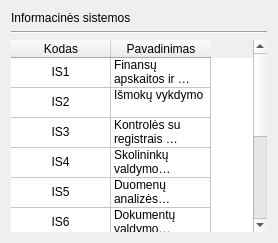
          <widget class="QWidget" name="is_tab">
           <attribute name="title">
            <string>Informacinės sistemos</string>
           </attribute>
           <layout class="QVBoxLayout" name="verticalLayout_4">
            <item>
             <widget class="QLabel" name="label_3">
              <property name="text">
               <string>Informacinės sistemos</string>
              </property>
             </widget>
            </item>
            <item>
             <widget class="Line" name="line_3">
              <property name="orientation">
               <enum>Qt::Horizontal</enum>
              </property>
             </widget>
            </item>
            <item>
             <widget class="QTableWidget" name="tableWidget_3">
              <property name="enabled">
               <bool>true</bool>
              </property>
              <property name="minimumSize">
               <size>
                <width>0</width>
                <height>0</height>
               </size>
              </property>
              <property name="frameShape">
               <enum>QFrame::NoFrame</enum>
              </property>
              <attribute name="horizontalHeaderHighlightSections">
               <bool>true</bool>
              </attribute>
              <attribute name="verticalHeaderVisible">
               <bool>false</bool>
              </attribute>
              <row>
               <property name="text">
                <string>1.</string>
               </property>
              </row>
              <row>
               <property name="text">
                <string>2.</string>
               </property>
              </row>
              <row>
               <property name="text">
                <string>3.</string>
               </property>
              </row>
              <row>
               <property name="text">
                <string>4.</string>
               </property>
              </row>
              <row>
               <property name="text">
                <string>5.</string>
               </property>
              </row>
              <row>
               <property name="text">
                <string>New Row</string>
               </property>
              </row>
              <row>
               <property name="text">
                <string>New Row</string>
               </property>
              </row>
              <row>
               <property name="text">
                <string>New Row</string>
               </property>
              </row>
              <row>
               <property name="text">
                <string>New Row</string>
               </property>
              </row>
              <row>
               <property name="text">
                <string>New Row</string>
               </property>
              </row>
              <column>
               <property name="text">
                <string>Kodas</string>
               </property>
               <property name="textAlignment">
                <set>AlignHCenter|AlignVCenter|AlignCenter</set>
               </property>
              </column>
              <column>
               <property name="text">
                <string>Pavadinimas</string>
               </property>
              </column>
              <item row="0" column="0">
               <property name="text">
                <string>IS1</string>
               </property>
               <property name="textAlignment">
                <set>AlignHCenter|AlignVCenter|AlignCenter</set>
               </property>
              </item>
              <item row="0" column="1">
               <property name="text">
                <string>Finansų apskaitos ir valdymo
</string>
               </property>
              </item>
              <item row="1" column="0">
               <property name="text">
                <string>IS2</string>
               </property>
               <property name="textAlignment">
                <set>AlignHCenter|AlignVCenter|AlignCenter</set>
               </property>
              </item>
              <item row="1" column="1">
               <property name="text">
                <string>Išmokų vykdymo
</string>
               </property>
              </item>
              <item row="2" column="0">
               <property name="text">
                <string>IS3</string>
               </property>
               <property name="textAlignment">
                <set>AlignHCenter|AlignVCenter|AlignCenter</set>
               </property>
              </item>
              <item row="2" column="1">
               <property name="text">
                <string>Kontrolės su registrais 
</string>
               </property>
              </item>
              <item row="3" column="0">
               <property name="text">
                <string>IS4</string>
               </property>
               <property name="textAlignment">
                <set>AlignHCenter|AlignVCenter|AlignCenter</set>
               </property>
              </item>
              <item row="3" column="1">
               <property name="text">
                <string>Skolininkų valdymo
</string>
               </property>
              </item>
              <item row="4" column="0">
               <property name="text">
                <string>IS5</string>
               </property>
               <property name="textAlignment">
                <set>AlignHCenter|AlignVCenter|AlignCenter</set>
               </property>
              </item>
              <item row="4" column="1">
               <property name="text">
                <string>Duomenų analizės
</string>
               </property>
              </item>
              <item row="5" column="0">
               <property name="text">
                <string>IS6</string>
               </property>
               <property name="textAlignment">
                <set>AlignHCenter|AlignVCenter|AlignCenter</set>
               </property>
              </item>
              <item row="5" column="1">
               <property name="text">
                <string>Dokumentų valdymo
</string>
               </property>
              </item>
              <item row="6" column="0">
               <property name="text">
                <string>IS7</string>
               </property>
               <property name="textAlignment">
                <set>AlignHCenter|AlignVCenter|AlignCenter</set>
               </property>
              </item>
              <item row="6" column="1">
               <property name="text">
                <string>Vaizdų kaupimo ir analizės
</string>
               </property>
              </item>
              <item row="7" column="0">
               <property name="text">
                <string>IS8</string>
               </property>
               <property name="textAlignment">
                <set>AlignHCenter|AlignVCenter|AlignCenter</set>
               </property>
              </item>
              <item row="7" column="1">
               <property name="text">
                <string>Patikros užduočių planavimo 
</string>
               </property>
              </item>
              <item row="8" column="0">
               <property name="text">
                <string>IS9</string>
               </property>
               <property name="textAlignment">
                <set>AlignHCenter|AlignVCenter|AlignCenter</set>
               </property>
              </item>
              <item row="8" column="1">
               <property name="text">
                <string>Patikros užduočių vykdymo 
</string>
               </property>
              </item>
              <item row="9" column="0">
               <property name="text">
                <string>IS10</string>
               </property>
               <property name="textAlignment">
                <set>AlignHCenter|AlignVCenter|AlignCenter</set>
               </property>
              </item>
              <item row="9" column="1">
               <property name="text">
                <string>Vidaus audito sistema
</string>
               </property>
              </item>
             </widget>
            </item>
           </layout>
          </widget>
